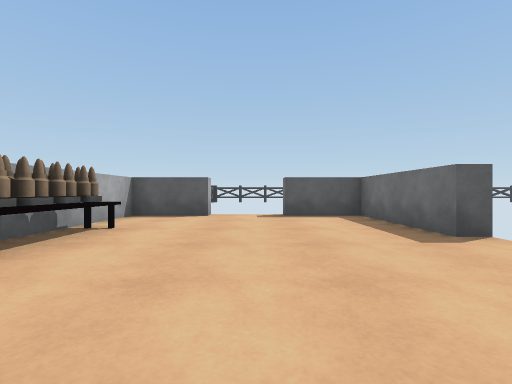
View 1 (above)

17 first-person views from a walk through a Unity game level. The camera is 0.62 m above the floor, looks level and sees 85° across. The floor is counted in squares, 1 m on a side. Each view is taken from the middle of a square. On the plan, view 1 faces up. The plan holds only what a view shows up to about 9 squares ahead; the rest is blank. The place goes on beyond the plan. The player is left out. Some animated figures are not drawn. Some surface patterns are stand-ins.

View 2
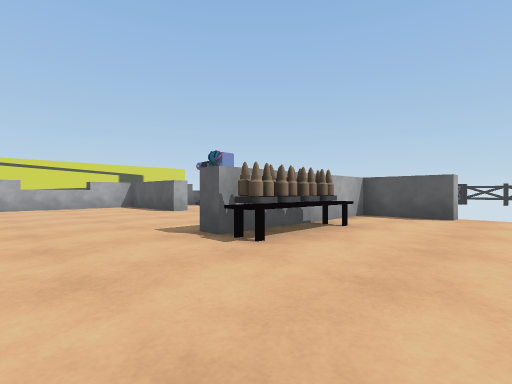

View 3
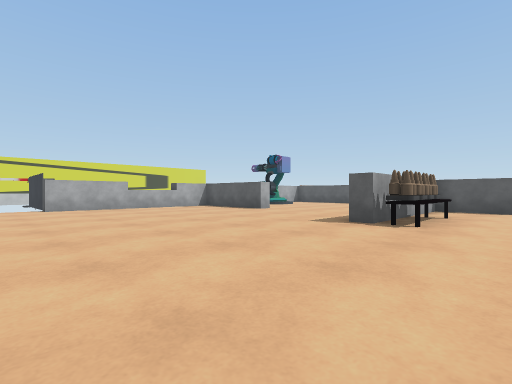

View 4
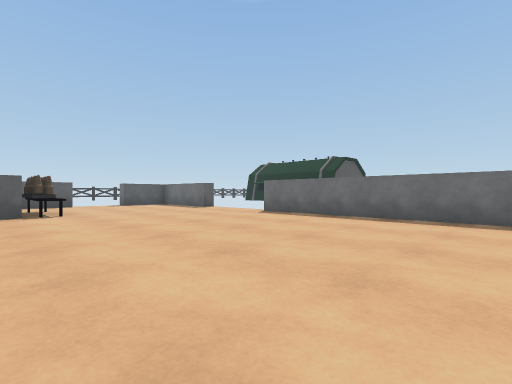

View 5
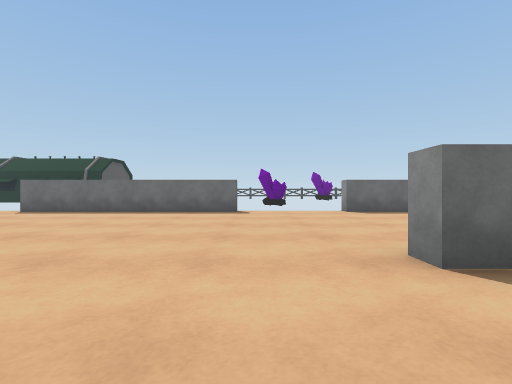

View 6
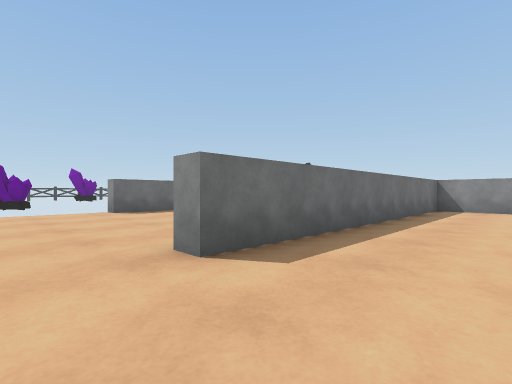

View 7
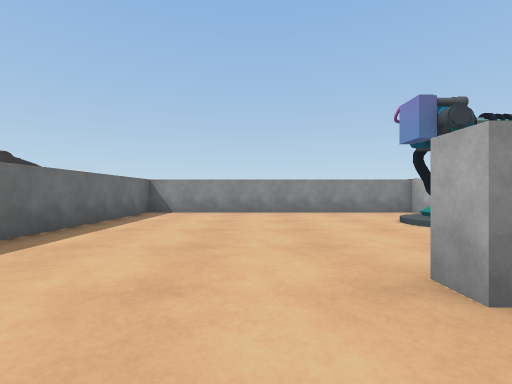

View 8
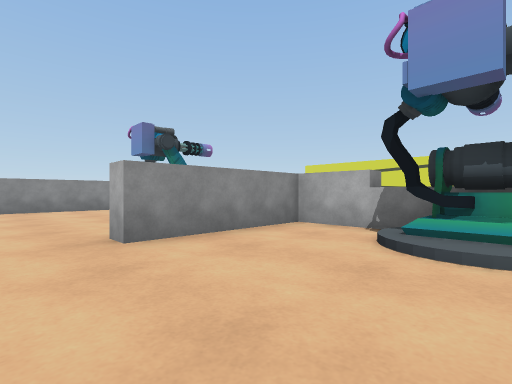

View 9
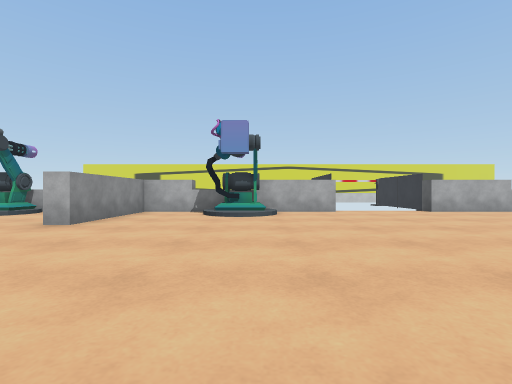

View 10
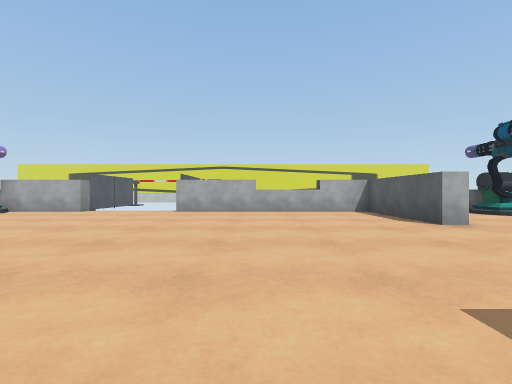

View 11
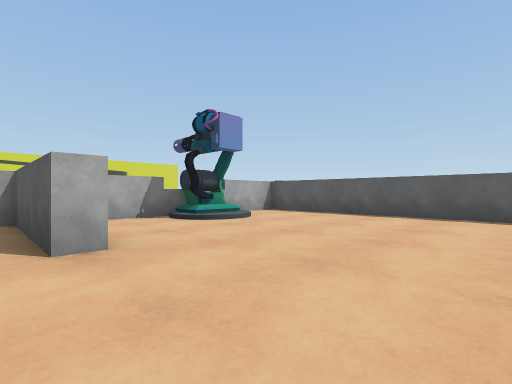

View 12
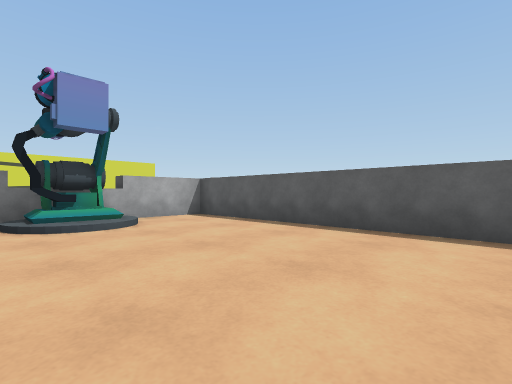

View 13
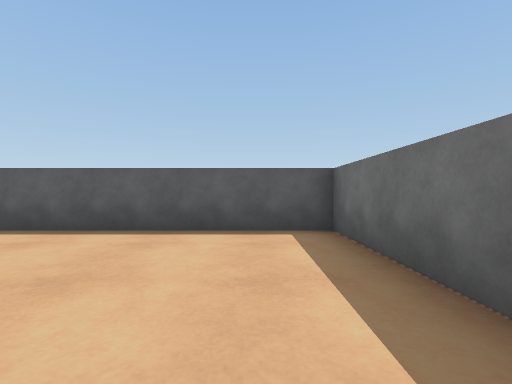

View 14
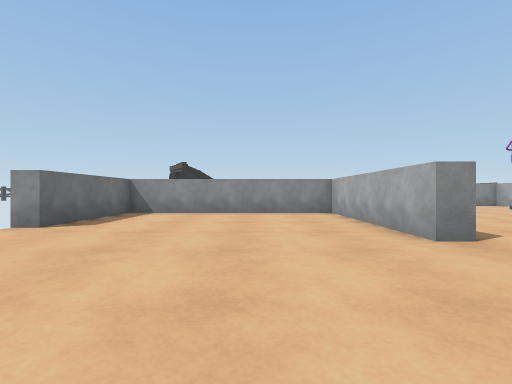

View 15
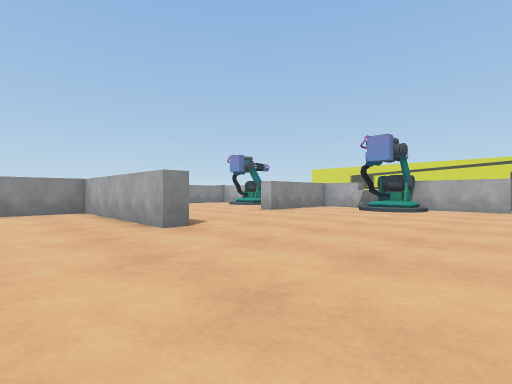

View 16
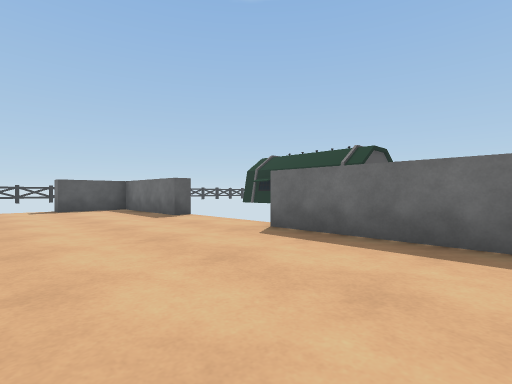

View 17
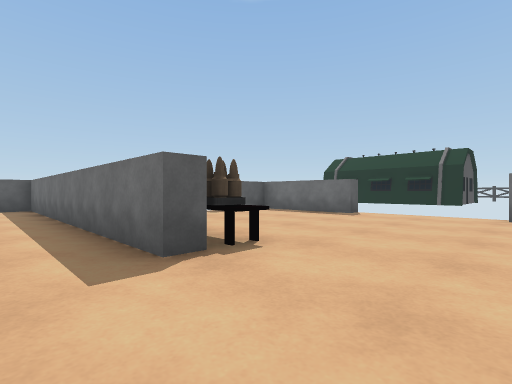

### Floor plan
Points are (right, up) in squares from view 1. A wall is a line through its corners. A room is listed if a view was taken in it or the views show most of it. See-through windows are left out.
Room 1 (views 1, 2, 3, 4, 5, 6, 7, 8, 9, 10, 11, 12, 13, 14, 15, 16, 17)
walls: (-3.8, 2.5) (-3.8, 11.5) (-11.7, 11.5) (-11.7, 9.4); (-11.7, -4.4) (-11.7, -7.5); (2.8, -6.5) (2.8, 0.5); (-11.7, -8.4) (-11.7, -10.5) (-8.2, -10.5) (-8.2, -11); (-8.2, 5) (-8.2, 4.5) (-11.7, 4.5) (-11.7, -1.5); (-3.3, 7.2) (-3.3, 5.6); (3.2, 3.8) (2.8, 3.8) (2.8, 7.3) (0.8, 7.3) (0.8, 7.8); (-1.2, 7.8) (-1.2, 7.3) (-2.5, 7.3); (-11.7, 7.5) (-11.7, 6); (-11.7, -16.5) (-11.7, -17.5) (-3.8, -17.5) (-3.8, -8.5) (-3.3, -8.5) (-3.3, -13.3) (2.8, -13.3) (2.8, -9.8) (3.2, -9.8)
ways out: opening at (-12, 2); gap at (1, 8)
objects: turret (-12, -15) to (-11, -14); turret (-12, -8) to (-11, -7); turret (-12, 8) to (-11, 9); other object (-3, 3); other object (-3, 4); table (-3, 5)

Positions as (right, up) in squares from view 1, and headings:
1: (0, 0), facing up
2: (0, 0), facing up-left
3: (-1, -3), facing up-left
4: (-4, -6), facing up-right
5: (-6, -7), facing right
6: (-6, -7), facing down-right
7: (-7, -9), facing down
8: (-7, -7), facing down-left
9: (-3, -7), facing left
10: (-3, 1), facing left
11: (-5, 4), facing up-left
12: (-5, 7), facing up-left
13: (-5, 7), facing up
14: (-1, -5), facing down
15: (-1, -4), facing down-left
16: (-1, -3), facing up-right
17: (-5, 0), facing up-right
